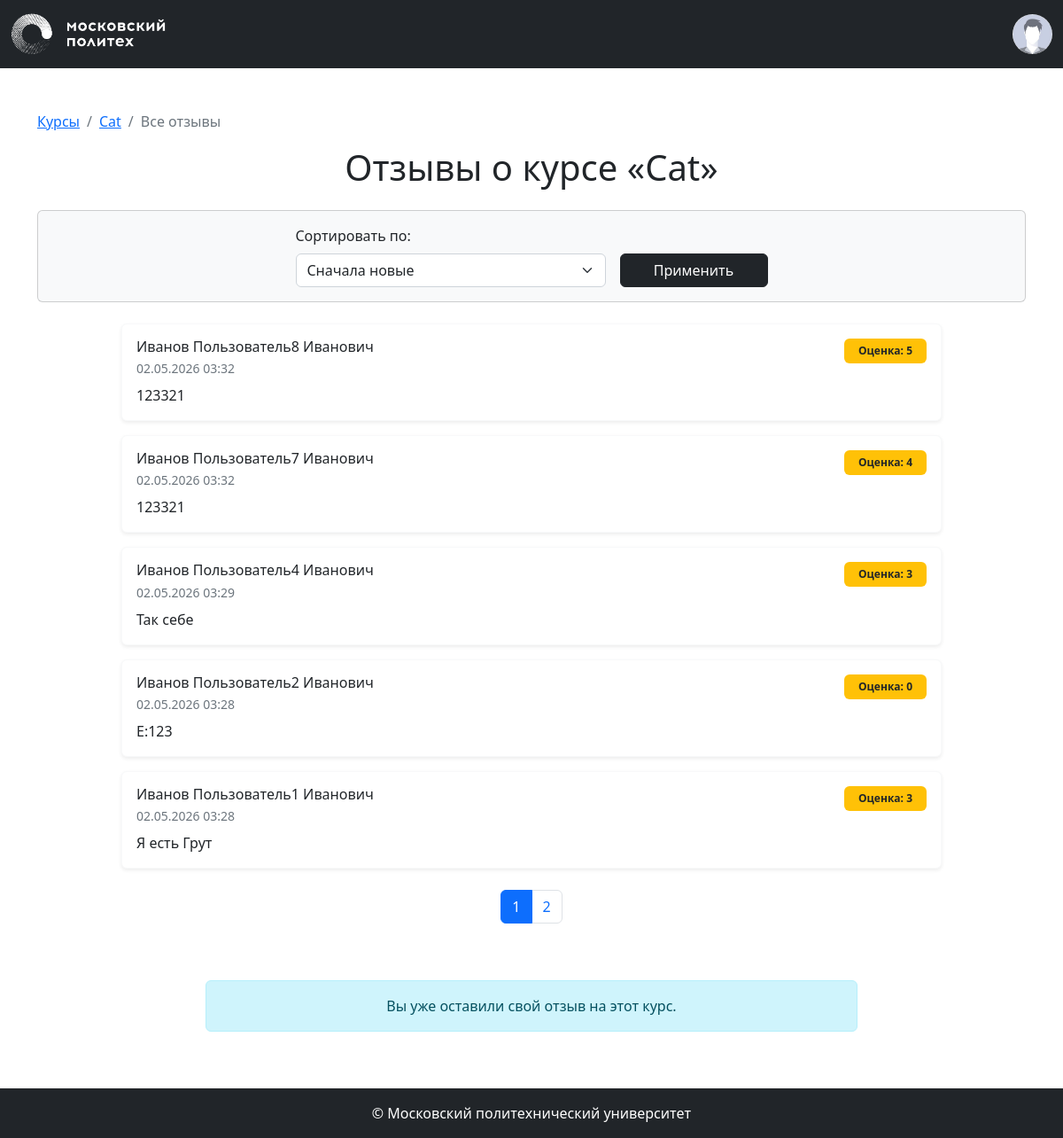
The app's page /courses/1/reviews (signed in) with its own data.
### app/models.py (models this page shows, shortened)
class Base(DeclarativeBase):
  metadata = MetaData(naming_convention={
        "ix": 'ix_%(column_0_label)s',
        "uq": "uq_%(table_name)s_%(column_0_name)s",
        "ck": "ck_%(table_name)s_%(constraint_name)s",
        "fk": "fk_%(table_name)s_%(column_0_name)s_%(referred_table_name)s",
        "pk": "pk_%(table_name)s"
    })

class Course(Base):
    __tablename__ = 'courses'
    id: Mapped[int] = mapped_column(primary_key=True)
    name: Mapped[str] = mapped_column(String(100))
    short_desc: Mapped[str] = mapped_column(Text)
    full_desc: Mapped[str] = mapped_column(Text)
    rating_sum: Mapped[int] = mapped_column(default=0)
    rating_num: Mapped[int] = mapped_column(default=0)
    category_id: Mapped[int] = mapped_column(ForeignKey("categories.id"))
    author_id: Mapped[int] = mapped_column(ForeignKey("users.id"))
    background_image_id: Mapped[str] = mapped_column(ForeignKey("images.id"))
    created_at: Mapped[datetime] = mapped_column(default=datetime.now)
    author: Mapped["User"] = relationship()
    category: Mapped["Category"] = relationship(lazy=False)
    bg_image: Mapped["Image"] = relationship()

class Review(Base):
    __tablename__ = 'reviews'
    id: Mapped[int] = mapped_column(primary_key=True)
    rating: Mapped[int] = mapped_column(Integer, nullable=False)
    text: Mapped[str] = mapped_column(Text, nullable=False)
    created_at: Mapped[datetime] = mapped_column(default=datetime.now)
    course_id: Mapped[int] = mapped_column(ForeignKey("courses.id"), nullable=False)
    user_id: Mapped[int] = mapped_column(ForeignKey("users.id"), nullable=False)
    course: Mapped["Course"] = relationship()
    user: Mapped["User"] = relationship()

class User(Base, UserMixin):
    __tablename__ = 'users'
    id: Mapped[int] = mapped_column(primary_key=True)
    first_name: Mapped[str] = mapped_column(String(100))
    last_name: Mapped[str] = mapped_column(String(100))
    middle_name: Mapped[Optional[str]] = mapped_column(String(100))
    login: Mapped[str] = mapped_column(String(100), unique=True)
    password_hash: Mapped[str] = mapped_column(String(200))
    created_at: Mapped[datetime] = mapped_column(default=datetime.now)
    @property
    def full_name(self):
        return ' '.join([self.last_name, self.first_name, self.middle_name or ''])

### app/courses.py (the view)
@bp.route('/<int:course_id>/reviews')
def reviews(course_id):
    course = course_repository.get_course_by_id(course_id)
    if course is None: abort(404)
    page = request.args.get('page', 1, type=int)
    sort_by = request.args.get('sort_by', 'newest')
    from app.models import db, Review
    stmt = select(Review).filter_by(course_id=course.id)
    if sort_by == 'positive':
        stmt = stmt.order_by(desc(Review.rating), desc(Review.created_at))
    elif sort_by == 'negative':
        stmt = stmt.order_by(asc(Review.rating), desc(Review.created_at))
    else: # newest
        stmt = stmt.order_by(desc(Review.created_at))
    pagination = db.paginate(stmt, page=page, per_page=5)
    user_review = None
    if current_user.is_authenticated:
        stmt_user = select(Review).filter_by(course_id=course.id, user_id=current_user.id)
        user_review = db.session.execute(stmt_user).scalar_one_or_none()
    return render_template('courses/reviews.html',
                           course=course,
                           pagination=pagination,
                           sort_by=sort_by,
                           user_review=user_review)

### app/auth.py (called while the page is built)
def load_user(user_id):
    return user_repository.get_user_by_id(user_id)

### app/repositories/course_repository.py (called while the page is built)
    def get_course_by_id(self, course_id):
        return self.db.session.get(Course, course_id)

### app/repositories/user_repository.py (called while the page is built)
    def get_user_by_id(self, user_id):
        return self.db.session.execute(self.db.select(User).filter_by(id=user_id)).scalar()

### app/templates/courses/reviews.html (shortened to what this page needs)
{% extends 'base.html' %}
{% block content %}
<div class="container mt-5">
    <nav aria-label="breadcrumb">
        <ol class="breadcrumb">
            <li class="breadcrumb-item"><a href="{{ url_for('courses.index') }}">Курсы</a></li>
            <li class="breadcrumb-item"><a href="{{ url_for('courses.show', course_id=course.id) }}">{{ course.name
                    }}</a></li>
            <li class="breadcrumb-item active">Все отзывы</li>
        </ol>
    </nav>
    <h1 class="mb-4 text-center">Отзывы о курсе «{{ course.name }}»</h1>
    <div class="card mb-4 bg-light">
        <div class="card-body">
            <form method="GET" class="row g-3 align-items-end justify-content-center">
                <div class="col-md-4">
                    <label for="sort_by" class="form-label font-weight-bold">Сортировать по:</label>
                    <select name="sort_by" id="sort_by" class="form-select custom-select">
                        <option value="newest" {% if sort_by=='newest' %}selected{% endif %}>Сначала новые</option>
                    </select>
                </div>
                <div class="col-md-2">
                    <button type="submit" class="btn btn-dark w-100">Применить</button>
                </div>
            </form>
        </div>
    </div>
    <div class="row justify-content-center">
        <div class="col-md-10">
            {% for review in pagination.items %}
            <div class="card mb-3 border-light shadow-sm">
                <div class="card-body">
                    <div class="d-flex justify-content-between align-items-start">
                        <div>
                            <h6 class="font-weight-bold mb-1">{{ review.user.full_name }}</h6>
                            <p class="text-muted small mb-2">{{ review.created_at.strftime('%d.%m.%Y %H:%M') }}</p>
                        </div>
                        <span class="badge bg-warning text-dark px-3 py-2">Оценка: {{ review.rating }}</span>
                    </div>
                    <p class="card-text">{{ review.text }}</p>
                </div>
            </div>
            {% endfor %}
            <nav class="mt-4">
                <ul class="pagination justify-content-center">
                    {% for page_num in pagination.iter_pages() %}
                    {% if page_num %}
                    <li class="page-item {% if page_num == pagination.page %}active{% endif %}">
                        <a class="page-link"
                            href="{{ url_for('courses.reviews', course_id=course.id, page=page_num, sort_by=sort_by) }}">
                            {{ page_num }}
                        </a>
                    </li>
                    {% else %}
                    <li class="page-item disabled"><span class="page-link">...</span></li>
                    {% endif %}
                    {% endfor %}
                </ul>
            </nav>
        </div>
    </div>
    <div class="row justify-content-center mt-5 mb-5">
        <div class="col-md-8">
            {% if current_user.is_authenticated %}
            {% if user_review %}
            <div class="alert alert-info text-center">Вы уже оставили свой отзыв на этот курс.</div>
            {% endif %}
            {% endif %}
        </div>
    </div>
</div>
{% endblock %}

### records on screen
Course: name "Cat"
Review: user.full_name "Иванов Пользователь8 Иванович", created_at "02.05.2026 03:32", rating "5", text "123321"
Review: user.full_name "Иванов Пользователь7 Иванович", created_at "02.05.2026 03:32", rating "4", text "123321"
Review: user.full_name "Иванов Пользователь4 Иванович", created_at "02.05.2026 03:29", rating "3", text "Так себе"
Review: user.full_name "Иванов Пользователь2 Иванович", created_at "02.05.2026 03:28", rating "0", text "E:123"
Review: user.full_name "Иванов Пользователь1 Иванович", created_at "02.05.2026 03:28", rating "3", text "Я есть Грут"

### other values on screen
{{ page_num }} "1" "2"
